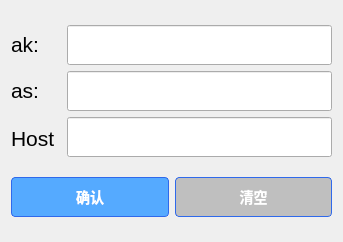
<?xml version="1.0" encoding="UTF-8"?>
<ui version="4.0">
 <class>EnvSetting</class>
 <widget class="QWidget" name="EnvSetting">
  <property name="geometry">
   <rect>
    <x>0</x>
    <y>0</y>
    <width>343</width>
    <height>242</height>
   </rect>
  </property>
  <property name="windowTitle">
   <string>环境配置</string>
  </property>
  <layout class="QVBoxLayout" name="verticalLayout_3" stretch="2,0">
   <item>
    <layout class="QHBoxLayout" name="horizontalLayout" stretch="0,10">
     <item>
      <layout class="QVBoxLayout" name="verticalLayout">
       <item>
        <widget class="QLabel" name="label_2">
         <property name="sizePolicy">
          <sizepolicy hsizetype="MinimumExpanding" vsizetype="Preferred">
           <horstretch>0</horstretch>
           <verstretch>0</verstretch>
          </sizepolicy>
         </property>
         <property name="minimumSize">
          <size>
           <width>50</width>
           <height>30</height>
          </size>
         </property>
         <property name="text">
          <string>&lt;html&gt;&lt;head/&gt;&lt;body&gt;&lt;p&gt;&lt;span style=&quot; font-size:16pt;&quot;&gt;ak:&lt;/span&gt;&lt;/p&gt;&lt;/body&gt;&lt;/html&gt;</string>
         </property>
        </widget>
       </item>
       <item>
        <widget class="QLabel" name="label">
         <property name="sizePolicy">
          <sizepolicy hsizetype="MinimumExpanding" vsizetype="Preferred">
           <horstretch>0</horstretch>
           <verstretch>0</verstretch>
          </sizepolicy>
         </property>
         <property name="minimumSize">
          <size>
           <width>50</width>
           <height>30</height>
          </size>
         </property>
         <property name="text">
          <string>&lt;html&gt;&lt;head/&gt;&lt;body&gt;&lt;p&gt;&lt;span style=&quot; font-size:16pt;&quot;&gt;as:&lt;/span&gt;&lt;/p&gt;&lt;/body&gt;&lt;/html&gt;</string>
         </property>
        </widget>
       </item>
       <item>
        <widget class="QLabel" name="label_3">
         <property name="sizePolicy">
          <sizepolicy hsizetype="MinimumExpanding" vsizetype="Preferred">
           <horstretch>0</horstretch>
           <verstretch>0</verstretch>
          </sizepolicy>
         </property>
         <property name="minimumSize">
          <size>
           <width>50</width>
           <height>30</height>
          </size>
         </property>
         <property name="maximumSize">
          <size>
           <width>50</width>
           <height>16777215</height>
          </size>
         </property>
         <property name="text">
          <string>&lt;html&gt;&lt;head/&gt;&lt;body&gt;&lt;p&gt;&lt;span style=&quot; font-size:16pt;&quot;&gt;Host：&lt;/span&gt;&lt;/p&gt;&lt;/body&gt;&lt;/html&gt;</string>
         </property>
        </widget>
       </item>
      </layout>
     </item>
     <item>
      <layout class="QVBoxLayout" name="verticalLayout_2">
       <item>
        <widget class="QLineEdit" name="lineEdit_ak">
         <property name="sizePolicy">
          <sizepolicy hsizetype="MinimumExpanding" vsizetype="Fixed">
           <horstretch>0</horstretch>
           <verstretch>0</verstretch>
          </sizepolicy>
         </property>
         <property name="minimumSize">
          <size>
           <width>0</width>
           <height>40</height>
          </size>
         </property>
        </widget>
       </item>
       <item>
        <widget class="QLineEdit" name="lineEdit_as">
         <property name="sizePolicy">
          <sizepolicy hsizetype="MinimumExpanding" vsizetype="Fixed">
           <horstretch>0</horstretch>
           <verstretch>0</verstretch>
          </sizepolicy>
         </property>
         <property name="minimumSize">
          <size>
           <width>0</width>
           <height>40</height>
          </size>
         </property>
        </widget>
       </item>
       <item>
        <widget class="QLineEdit" name="lineEdit_host">
         <property name="sizePolicy">
          <sizepolicy hsizetype="MinimumExpanding" vsizetype="Fixed">
           <horstretch>0</horstretch>
           <verstretch>0</verstretch>
          </sizepolicy>
         </property>
         <property name="minimumSize">
          <size>
           <width>0</width>
           <height>40</height>
          </size>
         </property>
        </widget>
       </item>
      </layout>
     </item>
    </layout>
   </item>
   <item>
    <layout class="QHBoxLayout" name="horizontalLayout_9">
     <item>
      <widget class="QPushButton" name="pushButton_confirm">
       <property name="minimumSize">
        <size>
         <width>100</width>
         <height>40</height>
        </size>
       </property>
       <property name="styleSheet">
        <string notr="true">QPushButton {
	background-color: rgb(85, 170, 255);
	color: rgb(255, 255, 255);
	font-size:14px;
	font-weight:bold;
	border-style:solid;
	border-width:1px;
	border-color:rgb(47, 105, 235);
	border-radius:4px;
	padding-left:1px;
	padding-right:1px;
}
QPushButton:hover{
	color: rgb(47, 105, 235);
	background-color: rgba(47, 105, 235, 0.08);
}
QPushButton:pressed{
	color: rgb(47, 105, 235);
	background-color: rgba(47, 105, 235, 0.2);
}</string>
       </property>
       <property name="text">
        <string>确认</string>
       </property>
      </widget>
     </item>
     <item>
      <widget class="QPushButton" name="pushButton_reset">
       <property name="sizePolicy">
        <sizepolicy hsizetype="Minimum" vsizetype="Fixed">
         <horstretch>0</horstretch>
         <verstretch>0</verstretch>
        </sizepolicy>
       </property>
       <property name="minimumSize">
        <size>
         <width>100</width>
         <height>40</height>
        </size>
       </property>
       <property name="styleSheet">
        <string notr="true">QPushButton {
	background-color: rgb(191, 191, 191);
	color: rgb(255, 255, 255);
	font-size:14px;
	font-weight:bold;
	border-style:solid;
	border-width:1px;
	border-color:rgb(47, 105, 235);
	border-radius:4px;
	padding-left:1px;
	padding-right:1px;
}
QPushButton:hover{
	color: rgb(47, 105, 235);
	background-color: rgba(47, 105, 235, 0.08);
}
QPushButton:pressed{
	color: rgb(47, 105, 235);
	background-color: rgba(47, 105, 235, 0.2);
}</string>
       </property>
       <property name="text">
        <string>清空</string>
       </property>
      </widget>
     </item>
    </layout>
   </item>
  </layout>
 </widget>
 <resources/>
 <connections/>
</ui>
